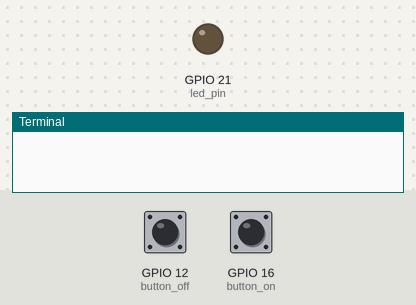
Bench run of a program on a simulated Raspberry Pi (BCM pin numbers). Parts: output pins drawn as LEDs (lit = HIGH), the last lines printed to the terminal. Inputs (shaded band) come from the test bench; at power-on: GPIO 16 (button_on) HIGH, GPIO 12 (button_off) HIGH.

Above: at 1.2 s.
1.3 s: GPIO 16 (button_on) pulled LOW for 0.15 s
At 2.2 s:
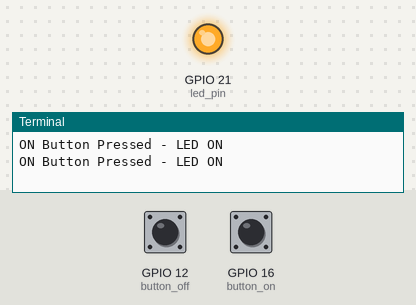
2.9 s: GPIO 12 (button_off) pulled LOW for 0.15 s
At 3.5 s:
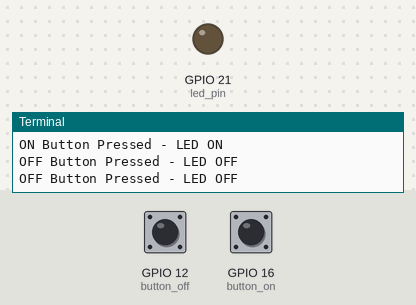
4.5 s: GPIO 16 (button_on) pulled LOW for 1 s
At 6.0 s:
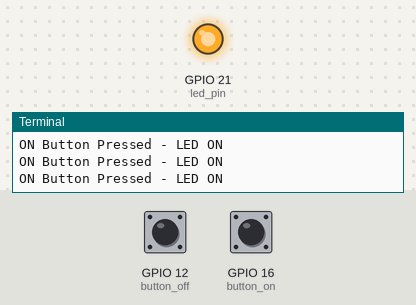
7.0 s: GPIO 12 (button_off) pulled LOW for 1 s
At 8.0 s:
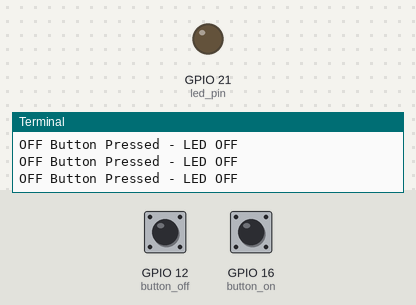
Timing chart, 0 to 10.0 s (numbered marks = the images above; inputs shaded):
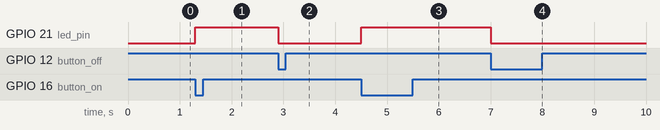

Measured:
- after the input at 1.3 s, GPIO 21 (led_pin): LOW → HIGH at once
- after the input at 2.9 s, GPIO 21 (led_pin): HIGH → LOW at once
- after the input at 4.5 s, GPIO 21 (led_pin): LOW → HIGH at once
- after the input at 7.0 s, GPIO 21 (led_pin): HIGH → LOW at once

The program:

R10._Dual_Button_LED_Control.py
```python
"""
Components Used:
1. Raspberry Pi
2. LED
3. Two Push Buttons
4. Breadboard
5. Jumper Wires
"""

import RPi.GPIO as gpio
import time

led_pin = 21      # GPIO pin for LED
button_on = 16    # GPIO pin for ON button
button_off = 12   # GPIO pin for OFF button

gpio.setmode(gpio.BCM)  # Use BCM pin numbering
gpio.setup(led_pin, gpio.OUT)  # Set LED as output
gpio.setup(button_on, gpio.IN, pull_up_down=gpio.PUD_UP)   # Set ON button as input
gpio.setup(button_off, gpio.IN, pull_up_down=gpio.PUD_UP)  # Set OFF button as input

try:
    while True:
        if gpio.input(button_on) == gpio.LOW:  # Check ON button press
            gpio.output(led_pin, gpio.HIGH)  # Turn LED ON
            print("ON Button Pressed - LED ON")

        if gpio.input(button_off) == gpio.LOW:  # Check OFF button press
            gpio.output(led_pin, gpio.LOW)  # Turn LED OFF
            print("OFF Button Pressed - LED OFF")

        time.sleep(0.1)  # Small delay

except KeyboardInterrupt:
    gpio.cleanup()  # Reset GPIO on exit
```
